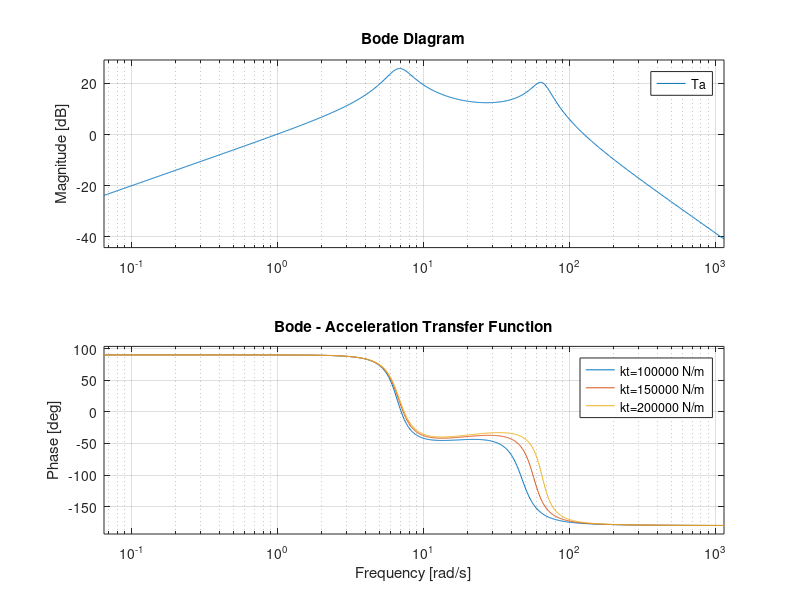
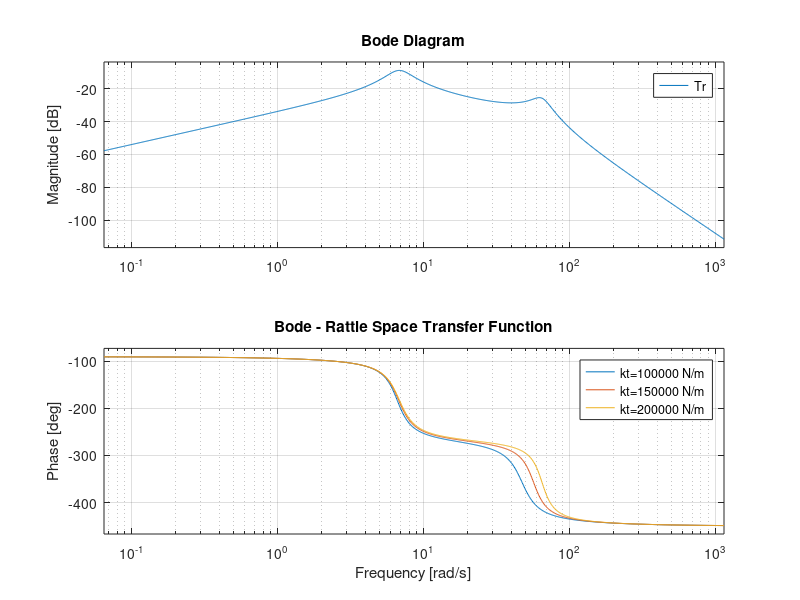
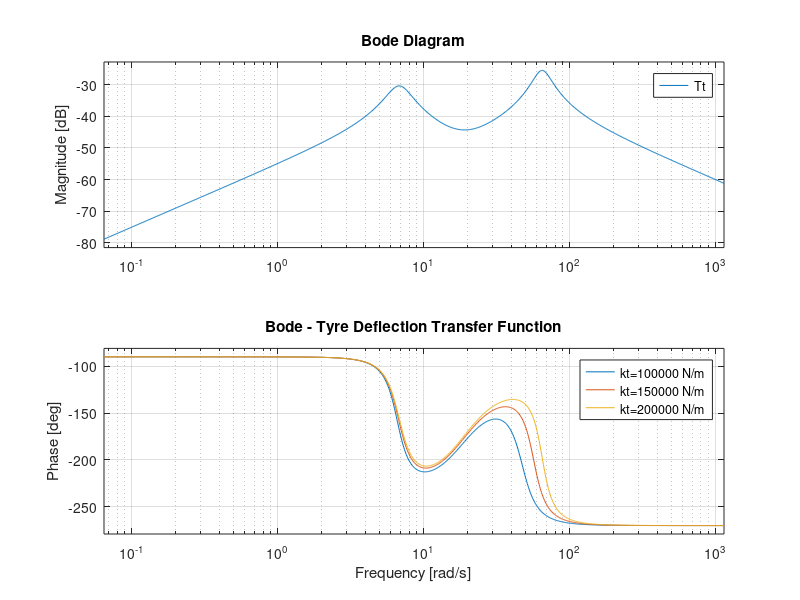

MATLAB code to generate these figures, in order:
ms = 300;
mu = 50;
ks = 15000;
kt_list = [100000, 150000, 200000];
bs = 900;
wn = {6.5*10^-2, 57.5*10*2};

gm_pm = [];

s = tf('s');

for kt = kt_list
    d = mu*ms*s^4 + (mu + ms)*bs*s^3 + (mu*ks + ms*ks + ms*kt)*s^2 + bs*kt*s + ks*kt;
    Ta = (kt*s * (bs*s + ks)) / d;
    Tr = (-kt*ms*s) / d;
    Tt = -(mu*ms*s^3 + (mu + ms)*bs*s^2 + (mu + ms)*ks * s) / d;

    figure(1);
    bode(Ta, wn);
    title('Bode - Acceleration Transfer Function');
    hold on;
    [gm, pm] = margin(Ta);
    gm_pm = [gm_pm; gm, pm];

    figure(2);
    bode(Tr, wn);
    title('Bode - Rattle Space Transfer Function');
    hold on;
    [gm, pm] = margin(Tr);
    gm_pm = [gm_pm; gm, pm];

    figure(3);
    bode(Tt, wn);
    title('Bode - Tyre Deflection Transfer Function');
    hold on;
    [gm, pm] = margin(Tt);
    gm_pm = [gm_pm; gm, pm];
end

figure(1); legend({'kt=100000 N/m', 'kt=150000 N/m', 'kt=200000 N/m'});
figure(2); legend({'kt=100000 N/m', 'kt=150000 N/m', 'kt=200000 N/m'});
figure(3); legend({'kt=100000 N/m', 'kt=150000 N/m', 'kt=200000 N/m'});